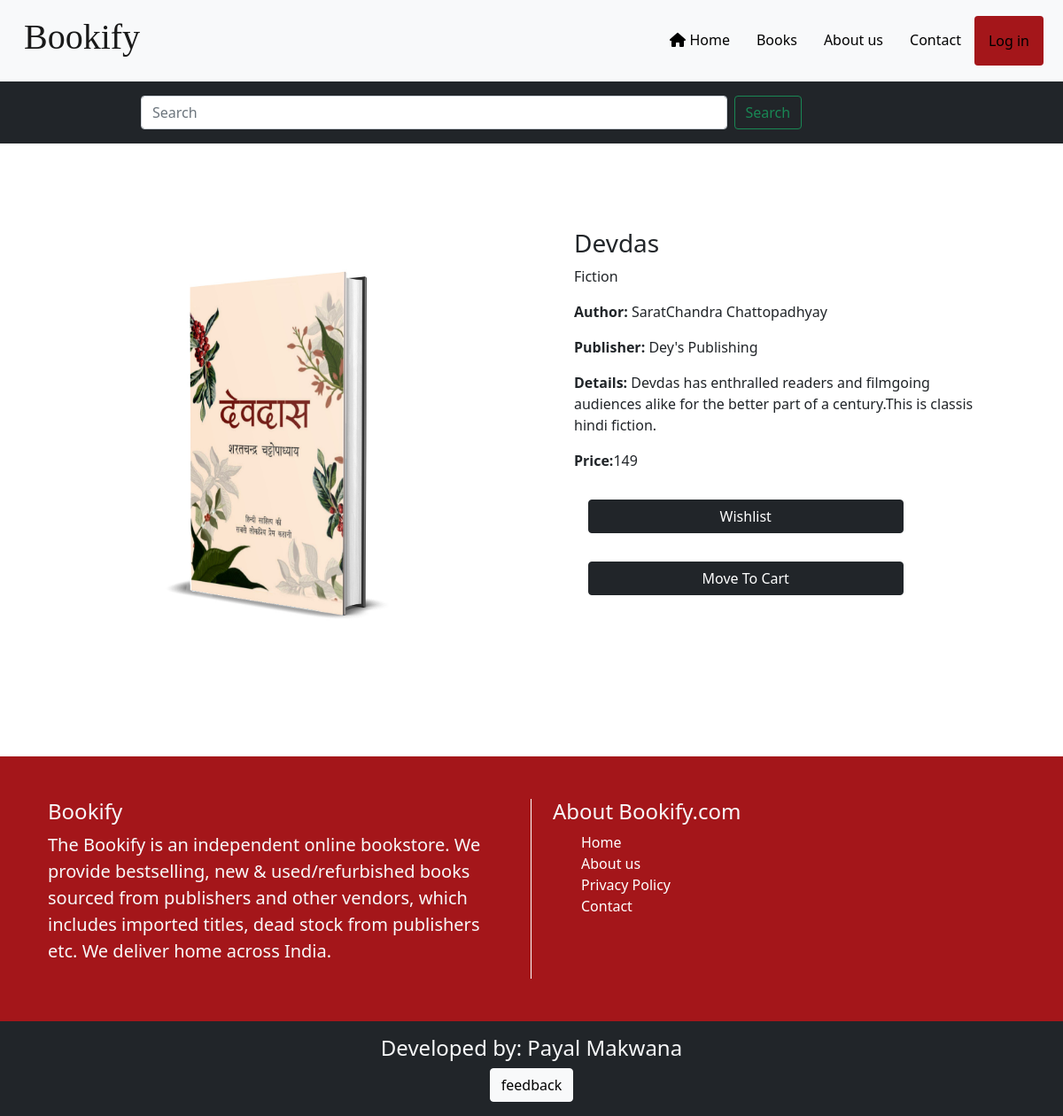
Page /productDetails.php?pro_id=2 on the committed database.
### tables this page shows
CREATE TABLE IF NOT EXISTS `product` (
  `pro_id` int(11) NOT NULL AUTO_INCREMENT,
  `pro_name` varchar(50) NOT NULL,
  `pro_details` varchar(500) NOT NULL,
  `author` varchar(50) NOT NULL,
  `publisher` varchar(50) DEFAULT NULL,
  `image` varchar(100) NOT NULL,
  `pro_price` int(11) NOT NULL,
  `pro_quantity` int(11) NOT NULL,
  `sale` int(11) DEFAULT NULL,
  `date` date NOT NULL,
  `cat_id` int(11) NOT NULL,
  PRIMARY KEY (`pro_id`),
  KEY `cat_id` (`cat_id`)
);

CREATE TABLE IF NOT EXISTS `category` (
  `cat_id` int(11) NOT NULL AUTO_INCREMENT,
  `cat_name` varchar(20) NOT NULL,
  PRIMARY KEY (`cat_id`)
);

### productDetails.php (the view, shortened to what this page needs)
<?php include("./header.php") ?>
<head>
</head>
<body>
<section class="py-5">
    <div class="container">
        <?php
            $pro_id=$_GET['pro_id'];
            $query="SELECT * FROM product INNER JOIN category ON product.cat_id=category.cat_id WHERE pro_id=$pro_id ";
            $result=mysqli_query($con,$query);
            while($row=mysqli_fetch_row($result))
            {
            	$file=$row[5];
           ?>
        <div class="row">
            <div class="col-lg-6 p-5"><img src="./images/<?php echo $file ?>" class="card-img-top" height="500px" width="150px"></div>
            <div class="col-lg-6  p-5">
                <h3><?php echo $row[1] ?></h3>
                <p><?php echo $row[12] ?></p>
                <p><b>Author:</b> <?php echo $row[3] ?></p>
                <p><b>Publisher:</b> <?php echo $row[4] ?></p>
                <p><b>Details:</b> <?php echo $row[2] ?></p>
                 <p><b>Price:</b><?php echo $row[6] ?></p>
                  <?php if (isset($_SESSION['uid'])) {  ?>
                  <a href="db_wishlist.php?pid=<?php echo $row[0] ?>"class="btn btn-dark m-3  w-75">Wishlist</a>
                 <a href="db_cart.php?pid=<?php echo $row[0] ?>" class="btn btn-dark m-3 w-75">Move To Cart</a>
                  <?php }else
                                	{ ?>
                                	   <a class="btn btn-dark m-3 w-75" type="button" data-bs-toggle="modal" data-bs-target="#loginModal">Wishlist </a>
                                	   <a class="btn btn-dark m-3 w-75" type="button" data-bs-toggle="modal" data-bs-target="#loginModal">Move To Cart </a>
                                   <?php	} ?>
            </div>
        </div>
    </div>
        <?php }
        ?>
</section>
</body>
<?php include("footer.php") ?>

### stylesheet/style.css (style rules this page uses)
* { margin: 0px; padding: 0px; box-sizing: border-box; }

### rows in the picture
product: image (picture), pro_name "Devdas", cat.cat_name "Fiction", author "SaratChandra Chattopadhyay", publisher "Dey's Publishing", pro_details "Devdas has enthralled readers and filmgoing audiences alike for the better part of a century.This is classis hindi fiction.", pro_price "149"
